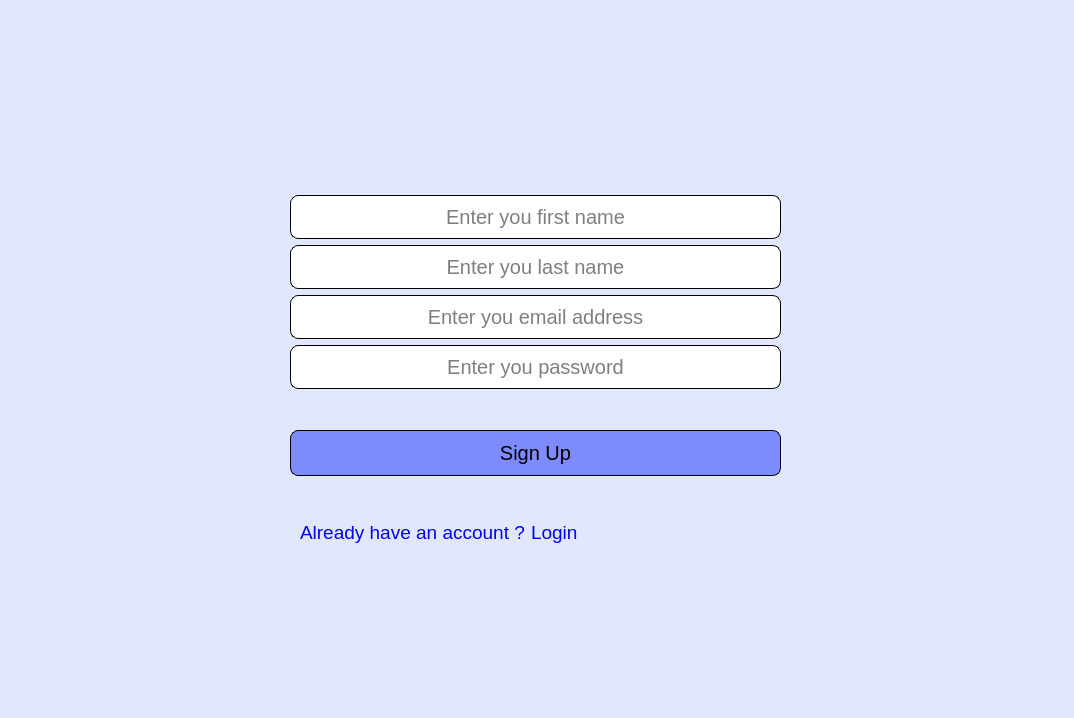
<?xml version="1.0" encoding="UTF-8"?>
<ui version="4.0">
 <class>Form</class>
 <widget class="QWidget" name="Form">
  <property name="geometry">
   <rect>
    <x>0</x>
    <y>0</y>
    <width>1074</width>
    <height>718</height>
   </rect>
  </property>
  <property name="windowTitle">
   <string>Sign Up</string>
  </property>
  <property name="styleSheet">
   <string notr="true">QWidget{background-color:#e0e7ff}
QLineEdit{background-color:white;border:1px solid;border-radius:8px;padding:8px}
QPushButton {color:black;border:1px solid;border-radius:8px;background-color:#7E8BFF ;padding:10px}
QLabel{color:blue}</string>
  </property>
  <widget class="QWidget" name="">
   <property name="geometry">
    <rect>
     <x>290</x>
     <y>160</y>
     <width>491</width>
     <height>351</height>
    </rect>
   </property>
   <layout class="QVBoxLayout" name="verticalLayout_2">
    <item>
     <layout class="QVBoxLayout" name="verticalLayout">
      <item>
       <widget class="QLineEdit" name="lineEdit">
        <property name="font">
         <font>
          <pointsize>15</pointsize>
         </font>
        </property>
        <property name="styleSheet">
         <string notr="true">QLIneEdit{color:black; background-color:white}</string>
        </property>
        <property name="alignment">
         <set>Qt::AlignCenter</set>
        </property>
        <property name="placeholderText">
         <string>Enter you first name</string>
        </property>
       </widget>
      </item>
      <item>
       <widget class="QLineEdit" name="lineEdit_2">
        <property name="font">
         <font>
          <pointsize>15</pointsize>
         </font>
        </property>
        <property name="styleSheet">
         <string notr="true">QLIneEdit{color:black; background-color:white}</string>
        </property>
        <property name="alignment">
         <set>Qt::AlignCenter</set>
        </property>
        <property name="placeholderText">
         <string>Enter you last name</string>
        </property>
       </widget>
      </item>
      <item>
       <widget class="QLineEdit" name="lineEdit_3">
        <property name="font">
         <font>
          <pointsize>15</pointsize>
         </font>
        </property>
        <property name="styleSheet">
         <string notr="true">QLIneEdit{color:black; background-color:white}</string>
        </property>
        <property name="alignment">
         <set>Qt::AlignCenter</set>
        </property>
        <property name="placeholderText">
         <string>Enter you email address</string>
        </property>
       </widget>
      </item>
      <item>
       <widget class="QLineEdit" name="lineEdit_4">
        <property name="font">
         <font>
          <pointsize>15</pointsize>
         </font>
        </property>
        <property name="styleSheet">
         <string notr="true">QLIneEdit{color:black; background-color:white}</string>
        </property>
        <property name="echoMode">
         <enum>QLineEdit::Password</enum>
        </property>
        <property name="alignment">
         <set>Qt::AlignCenter</set>
        </property>
        <property name="placeholderText">
         <string>Enter you password</string>
        </property>
       </widget>
      </item>
     </layout>
    </item>
    <item>
     <widget class="QPushButton" name="pushButton">
      <property name="font">
       <font>
        <pointsize>15</pointsize>
       </font>
      </property>
      <property name="text">
       <string>Sign Up</string>
      </property>
     </widget>
    </item>
   </layout>
  </widget>
  <widget class="QWidget" name="">
   <property name="geometry">
    <rect>
     <x>300</x>
     <y>520</y>
     <width>278</width>
     <height>25</height>
    </rect>
   </property>
   <layout class="QHBoxLayout" name="horizontalLayout">
    <item>
     <widget class="QLabel" name="label">
      <property name="font">
       <font>
        <pointsize>14</pointsize>
       </font>
      </property>
      <property name="text">
       <string>Already have an account ?</string>
      </property>
     </widget>
    </item>
    <item>
     <widget class="QLabel" name="label_2">
      <property name="font">
       <font>
        <pointsize>14</pointsize>
       </font>
      </property>
      <property name="text">
       <string>Login</string>
      </property>
     </widget>
    </item>
   </layout>
  </widget>
 </widget>
 <resources/>
 <connections/>
</ui>
